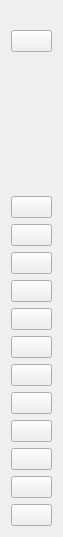
<?xml version="1.0" encoding="UTF-8"?>
<ui version="4.0">
 <class>ToolForm</class>
 <widget class="QWidget" name="ToolForm">
  <property name="geometry">
   <rect>
    <x>0</x>
    <y>0</y>
    <width>63</width>
    <height>537</height>
   </rect>
  </property>
  <property name="windowTitle">
   <string>Tool</string>
  </property>
  <property name="styleSheet">
   <string notr="true"/>
  </property>
  <layout class="QVBoxLayout" name="verticalLayout">
   <property name="topMargin">
    <number>30</number>
   </property>
   <item>
    <widget class="QPushButton" name="fullScreenBtn">
     <property name="toolTip">
      <string>full screen</string>
     </property>
     <property name="text">
      <string/>
     </property>
    </widget>
   </item>
   <item>
    <spacer name="verticalSpacer">
     <property name="orientation">
      <enum>Qt::Vertical</enum>
     </property>
     <property name="sizeHint" stdset="0">
      <size>
       <width>20</width>
       <height>40</height>
      </size>
     </property>
    </spacer>
   </item>
   <item>
    <widget class="QPushButton" name="expandNotifyBtn">
     <property name="toolTip">
      <string>expand notify</string>
     </property>
     <property name="text">
      <string/>
     </property>
    </widget>
   </item>
   <item>
    <widget class="QPushButton" name="touchBtn">
     <property name="toolTip">
      <string>touch switch</string>
     </property>
     <property name="text">
      <string/>
     </property>
    </widget>
   </item>
   <item>
    <widget class="QPushButton" name="openScreenBtn">
     <property name="toolTip">
      <string>open screen</string>
     </property>
     <property name="text">
      <string/>
     </property>
    </widget>
   </item>
   <item>
    <widget class="QPushButton" name="closeScreenBtn">
     <property name="toolTip">
      <string>close screen</string>
     </property>
     <property name="text">
      <string/>
     </property>
    </widget>
   </item>
   <item>
    <widget class="QPushButton" name="powerBtn">
     <property name="toolTip">
      <string>power</string>
     </property>
     <property name="text">
      <string/>
     </property>
    </widget>
   </item>
   <item>
    <widget class="QPushButton" name="volumeUpBtn">
     <property name="toolTip">
      <string>volume up</string>
     </property>
     <property name="text">
      <string/>
     </property>
    </widget>
   </item>
   <item>
    <widget class="QPushButton" name="volumeDownBtn">
     <property name="toolTip">
      <string>volume down</string>
     </property>
     <property name="text">
      <string/>
     </property>
    </widget>
   </item>
   <item>
    <widget class="QPushButton" name="appSwitchBtn">
     <property name="toolTip">
      <string>app switch</string>
     </property>
     <property name="text">
      <string/>
     </property>
    </widget>
   </item>
   <item>
    <widget class="QPushButton" name="menuBtn">
     <property name="toolTip">
      <string>menu</string>
     </property>
     <property name="text">
      <string/>
     </property>
    </widget>
   </item>
   <item>
    <widget class="QPushButton" name="homeBtn">
     <property name="toolTip">
      <string>home</string>
     </property>
     <property name="text">
      <string/>
     </property>
    </widget>
   </item>
   <item>
    <widget class="QPushButton" name="returnBtn">
     <property name="toolTip">
      <string>return</string>
     </property>
     <property name="text">
      <string/>
     </property>
    </widget>
   </item>
   <item>
    <widget class="QPushButton" name="screenShotBtn">
     <property name="toolTip">
      <string>screen shot</string>
     </property>
     <property name="text">
      <string/>
     </property>
    </widget>
   </item>
  </layout>
 </widget>
 <resources/>
 <connections/>
</ui>
